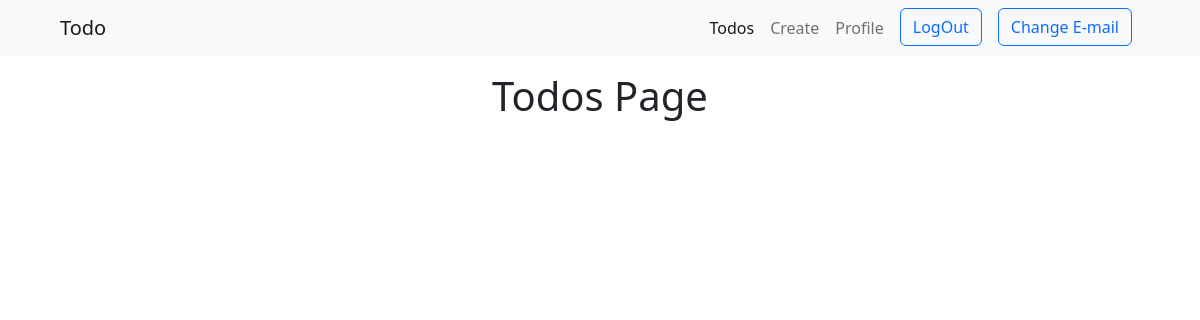
Page /todos/ (signed in) on the earlier database version.
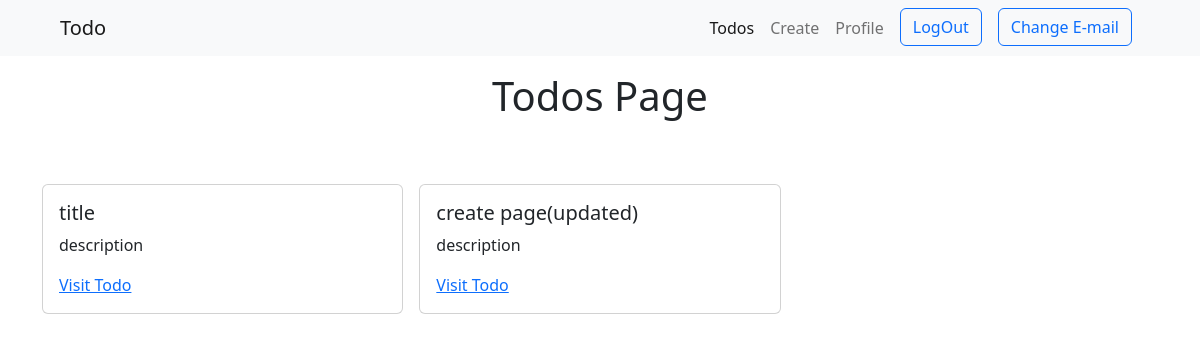
Same page on the later database version.
### todo/models.py (models this page shows, shortened)
class Todo(models.Model):
    title = models.CharField(max_length=30)
    description = models.TextField()
    completed = models.BooleanField(default=False)
    user = models.ForeignKey(User, on_delete=models.CASCADE)

### todo/views.py (the view)
# urls.py: path('todos/', todos, name='todos'),
@login_required(login_url='account_login')
def todos(request):
    todos = Todo.objects.all()
    context = {
        'todos': todos
    }
    return render(request, 'todos.html', context)

### todo/templates/todos.html
{% extends './base.html'%} {% block content %}
<h1 class="mt-3 text-center">Todos Page</h1>
<div class="row g-3 mt-5">
  {% for todo in todos %}
  <div class="col-md-4">
    <div class="card">
      <div class="card-body">
        <h5 class="card-title">{{todo.title}}</h5>
        <p class="card-text">{{todo.description}}</p>
        <a href="{% url 'todo' todo.id %} " class="card-link">Visit Todo</a>
      </div>
    </div>
  </div>
  {% endfor %}
</div>
{% endblock%}

Differences in the rows shown:
added Todo: title "title", description "description"
added Todo: title "create page(updated)", description "description"
